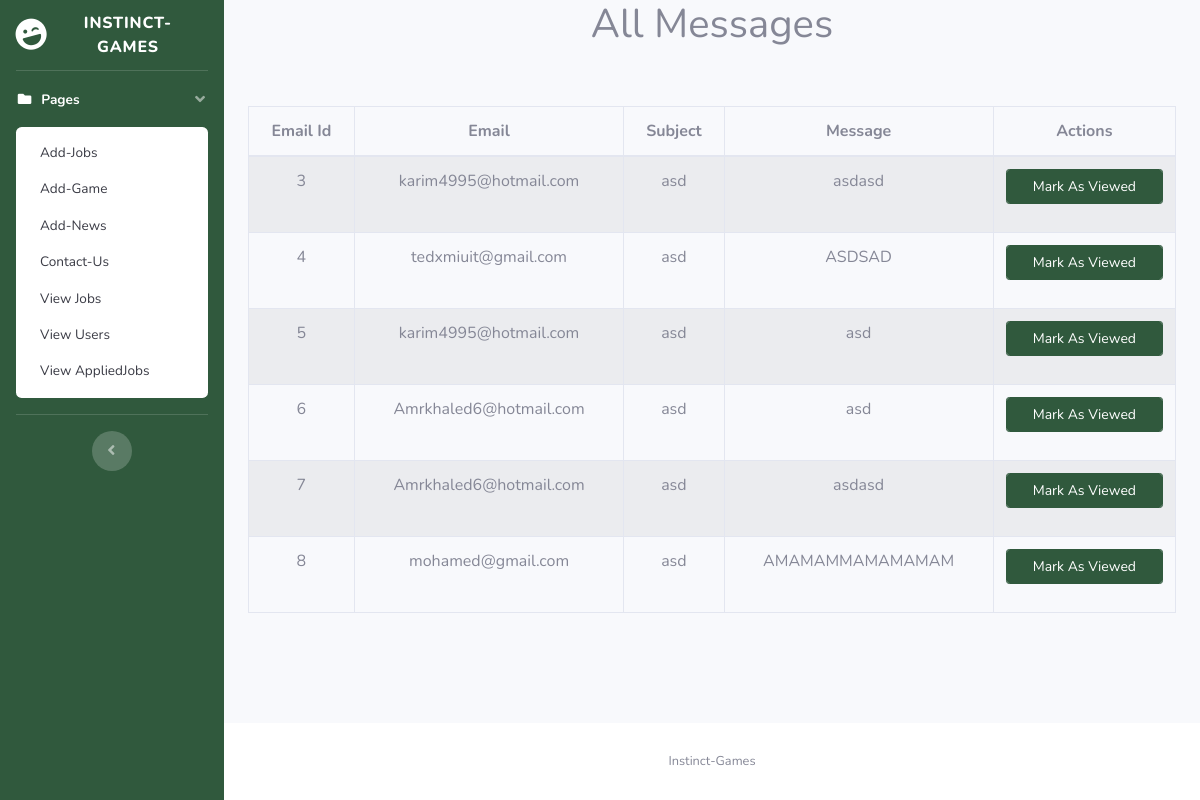
Page /control/contact_us.php on the earlier database version.
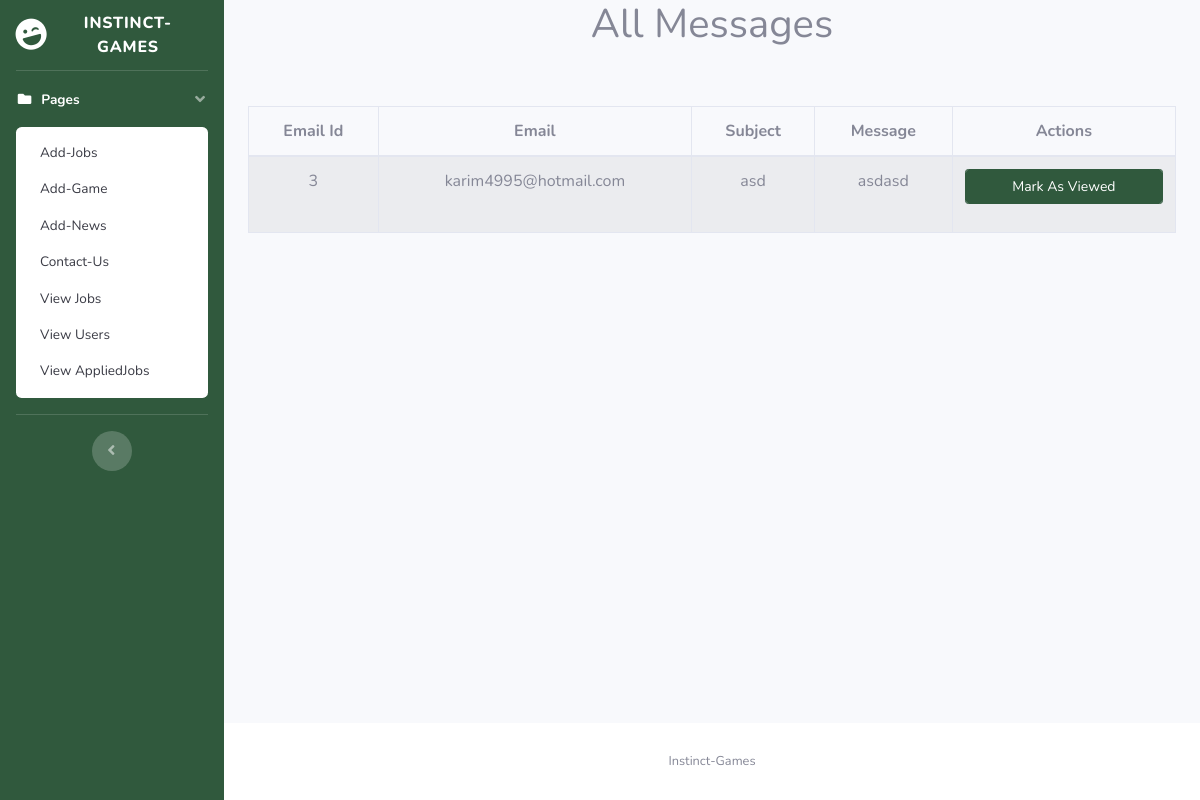
Same page on the later database version.
### tables this page shows
CREATE TABLE `contact_us` (
  `Id` int(11) UNSIGNED NOT NULL,
  `email` varchar(250) NOT NULL,
  `subject` text NOT NULL,
  `message` varchar(2500) NOT NULL
);

### control/contact_us.php (the view, shortened to what this page needs)
<!DOCTYPE html>
<html lang="en">
<head>
    <link href="vendor/fontawesome-free/css/all.min.css" rel="stylesheet" type="text/css">
    <link href="css/sb-admin-2.min.css" rel="stylesheet">
</head>
<body id="page-top">
    <div id="wrapper">
        <ul class="navbar-nav bg-info  sidebar sidebar-dark accordion" id="accordionSidebar">
            <a class="sidebar-brand d-flex align-items-center justify-content-center" href="add-game.php">
                <div class="sidebar-brand-icon rotate-n-15">
                    <i class="fas fa-laugh-wink"></i>
                </div>
                <div class="sidebar-brand-text mx-3">Instinct-Games</div>
            </a>
            <hr class="sidebar-divider my-0">
            <li class="nav-item active">
                <a class="nav-link" href="#" data-toggle="collapse" data-target="#collapsePages" aria-expanded="true"
                    aria-controls="collapsePages">
                    <i class="fas fa-fw fa-folder"></i>
                    <span>Pages</span>
                </a>
                <div id="collapsePages" class="collapse show" aria-labelledby="headingPages"
                    data-parent="#accordionSidebar">
                    <div class="bg-white py-2 collapse-inner rounded">
                        <a class="collapse-item" href="Add-jobs.php">Add-Jobs</a>
                        <a class="collapse-item" href="add-game.php">Add-Game</a>
                        <a class="collapse-item" href="add-news.php">Add-News</a>
                        <a class="collapse-item" href="contact_us.php">Contact-Us</a>
                        <a class="collapse-item" href="viewjobs.php">View Jobs</a>
                        <a class="collapse-item" href="viewusers.php">View Users</a>
                        <a class="collapse-item" href="viewappliedjobs.php">View AppliedJobs</a>
                    </div>
                </div>
            </li>
            <hr class="sidebar-divider d-none d-md-block">
            <div class="text-center d-none d-md-inline">
                <button class="rounded-circle border-0" id="sidebarToggle"></button>
            </div>
        </ul>
        <div id="content-wrapper" class="d-flex flex-column">
            <div id="content">
                <div class="container-fluid">
<div class="table-scrol">
    <h1 style="text-align: center;">All Messages</h1>
<div class="table-responsive">
    <table class="table table-bordered table-hover table-striped" style="table-layout:absolute">
        <thead>
        <tr>
            <th>Email Id</th>
            <th>Email</th>
            <th>Subject</th>
            <th>Message</th>
            <th>Actions</th>
        </tr>
        </thead>
        <?php
        $servername = "localhost";
        $username = "root";
        $password = "";
        $dbname = "instinct_games";
        $conn = mysqli_connect($servername,$username,$password,$dbname);
        $view_users_query="select * from contact_us";
        $run=mysqli_query($conn,$view_users_query);
        while($row=mysqli_fetch_array($run))
        {
            $id=$row[0];
            $name=$row[1];
            $email=$row[2];
            $message=$row[3];
        ?>
        <tr>
            <td><?php echo $id;  ?></td>
            <td><?php echo $name;  ?></td>
            <td><?php echo $email;  ?></td>
            <td><?php echo $message;  ?></td>
            <td><div class="form-group">
                <input type="button" onclick="window.location='contact_us.php?delete=<?php echo $id; ?>'" name="addd" class="form-control btn btn-block btn-primary btn-sm" placeholder="" value="Mark As Viewed">
            </div></td>
        </tr>
        <?php }
        ?>
    </table>
        </div>
</div>
                </div>
            </div>
            <footer class="sticky-footer bg-white">
                <div class="container my-auto">
                    <div class="copyright text-center my-auto">
                        <span>Instinct-Games</span>
                    </div>
                </div>
            </footer>
        </div>
    </div>
</body>
</html>

Differences in the rows shown:
removed contact_us: Id "4", email "tedxmiuit@gmail.com", subject "asd", message "ASDSAD"
removed contact_us: Id "5", email "karim4995@hotmail.com", subject "asd", message "asd"
removed contact_us: Id "6", email "Amrkhaled6@hotmail.com", subject "asd", message "asd"
removed contact_us: Id "7", email "Amrkhaled6@hotmail.com", subject "asd", message "asdasd"
removed contact_us: Id "8", email "mohamed@gmail.com", subject "asd", message "AMAMAMMAMAMAMAM"
